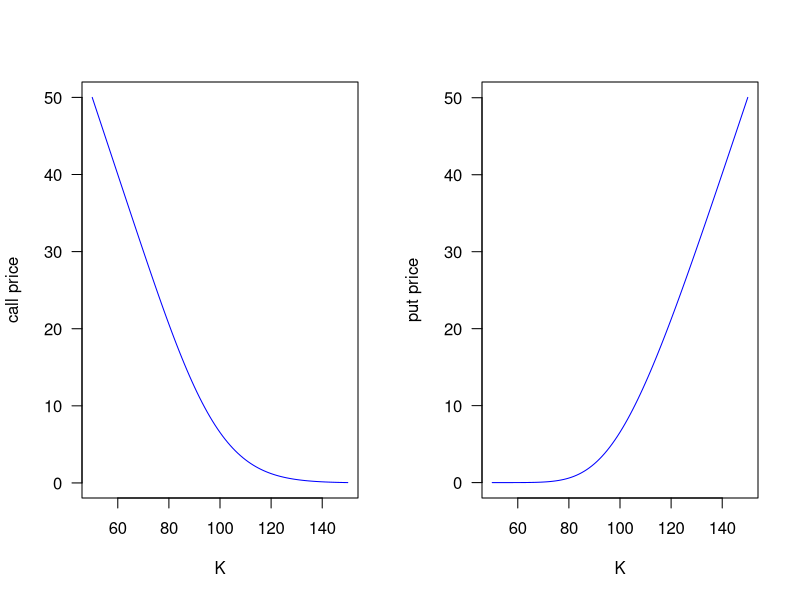
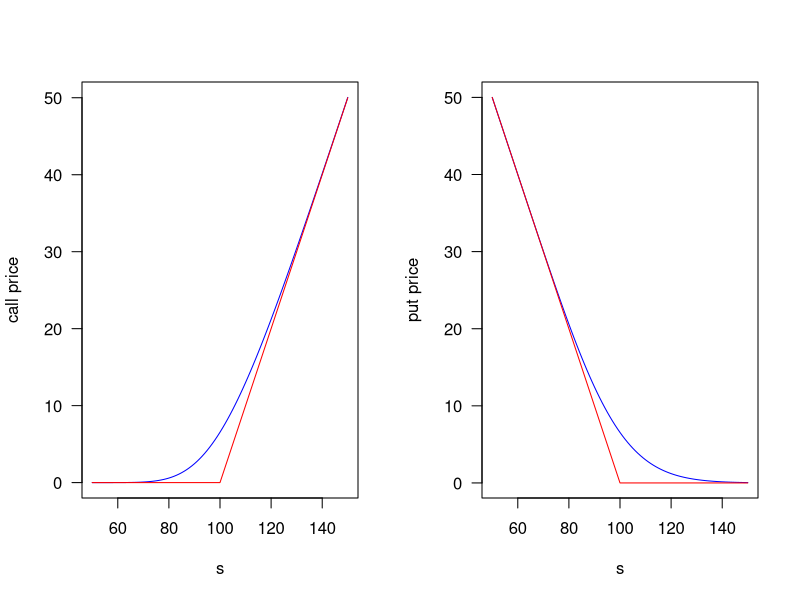

These charts were generated, in order, by the following R code:
## ---- chunk 1
knitr::opts_chunk$set(echo = TRUE)
## ---- chunk 2
# Black-Scholes formula
bsCall <- function(s, K, sigma, t, r=0, d=0){
    d1 <- (log(s/K) + (r - d)*t)/(sigma*sqrt(t)) + sigma*sqrt(t)/2
    d2 <- d1 - sigma*sqrt(t)
    
    c <- s*exp(-d*t)*pnorm(d1) - K*exp(-r*t)*pnorm(d2)
    delta <- exp(-d*t)*pnorm(d1)
    Gam <- dnorm(d1)/s/sigma/sqrt(t)
    
    data.frame(c, delta, Gam)
}

bsPut <- function(s, K, sigma, t, r=0, d=0){
    d1 <- (log(s/K) + (r - d)*t)/(sigma*sqrt(t)) + sigma*sqrt(t)/2
    d2 <- d1 - sigma*sqrt(t)
    
    p <- K*exp(-r*t)*pnorm(-d2) - s*exp(-d*t)*pnorm(-d1)
    delta <- -exp(-d*t)*pnorm(-d1)
    Gam <- dnorm(d1)/s/sigma/sqrt(t)
    
    data.frame(p, delta, Gam)
}
## ---- chunk 3
bsCall(K=100, s=100, t=1, sigma=.3)
bsCall(K=100, s=100, t=1, sigma=.3, r=0.05)
bsCall(100, 100, 1, .3)
## ---- chunk 4

S <- 100
sig <- 0.3
Texp <- 0.3

tmpc <- function(x) bsCall(S, x, sig, Texp)$c
tmpp <- function(x) bsPut(S, x, sig, Texp)$p

# plot
par(mfrow=c(1, 2))
curve(tmpc, from=50, to=150, col='blue', xlab='K', ylab='call price', las=1)
curve(tmpp, from=50, to=150, col='blue', xlab='K', ylab='put price', las=1)

## ---- chunk 5

K <- 100
sig <- 0.3
Texp <- 0.3

# payoffs of call and put
payoffC <- function(s, k) {(s - k)*(s > k)}
payoffP <- function(s, k) {(k - s)*(k > s)}

# some temp functions
tmpc <- function(x) bsCall(x, K, sig, Texp)$c
tmpp <- function(x) bsPut(x, K, sig, Texp)$p
tmpPayoffc <- function(x) payoffC(x, K)
tmpPayoffp <- function(x) payoffP(x, K)

# plot
par(mfrow=c(1, 2))
curve(tmpc, from=50, to=150, col='blue', xlab='s', ylab='call price', las=1)
curve(tmpPayoffc, from=50, to=150, col='red', add=TRUE)
curve(tmpp, from=50, to=150, col='blue', xlab='s', ylab='put price', las=1)
curve(tmpPayoffp, from=50, to=150, col='red', add=TRUE)

